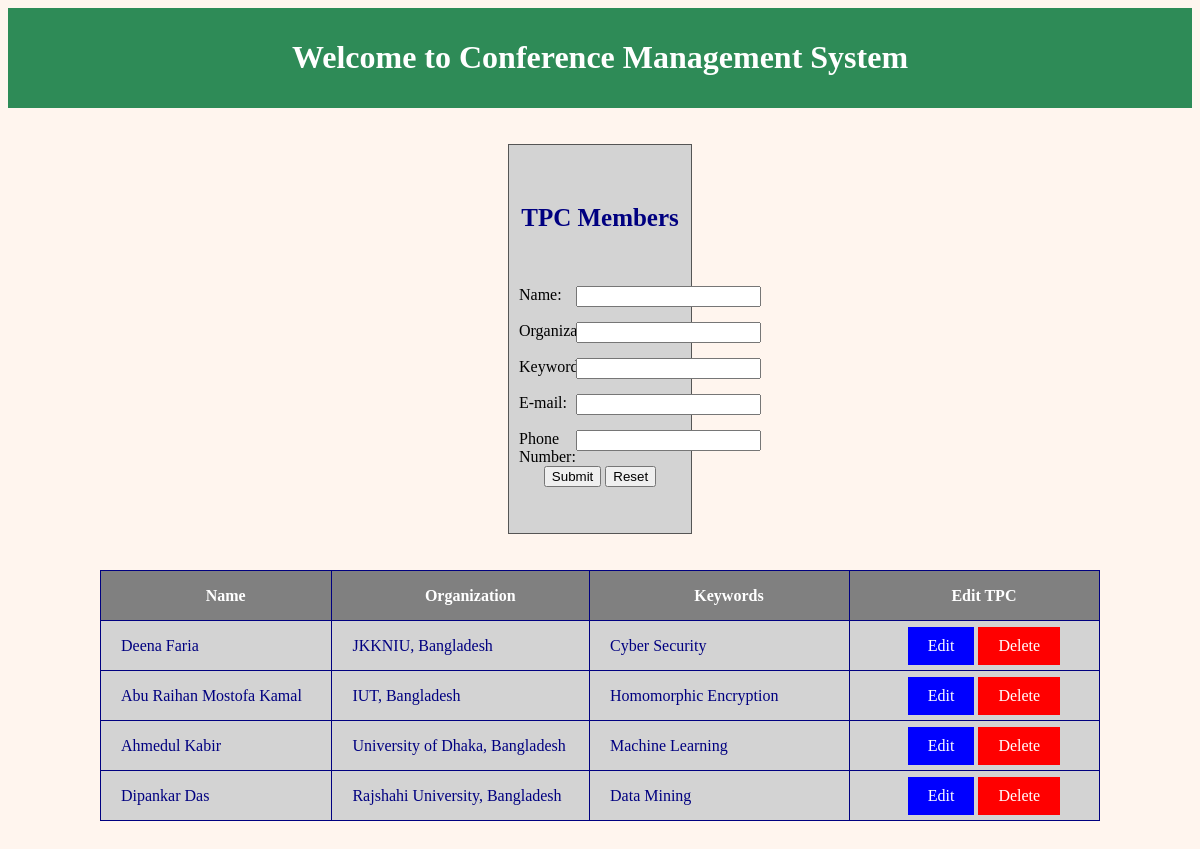
Page /Admin/tpc.php (signed in) on the committed database.
### tables this page shows
CREATE TABLE `tpc` (
  `id` int(10) NOT NULL,
  `name` varchar(255) NOT NULL,
  `org` varchar(255) NOT NULL,
  `keywords` varchar(255) NOT NULL,
  `email` varchar(255) NOT NULL,
  `phone` varchar(255) NOT NULL
);

### Admin/tpc.php (the view, shortened to what this page needs)
<?php
include("config.php");
?>
<html>
<head>
  <link rel="stylesheet" type="text/css" href="style.css" >
  <div class="header">
<h1>Welcome to Conference Management System</h1>
</div>
</head>
<body>
<br><br>
<center>
<div class="regi">
<center><strong><h3><span style="font-size:25px;">TPC Members</span></h3></strong></center><br><br>
<form action="tpc_action.php" method="post">
<div class="label">Name:        </div> <div class="input"><input type="text" name="name" required></div><br><br>
<div class="label">Organization:</div> <div class="input"><input type="text" name="org" required></div><br><br>
<div class="label">Keywords:</div> <div class="input"><input type="text" name="key" required></div><br><br>
<div class="label">E-mail:      </div> <div class="input"><input type="email" name="email" required></div><br><br>
<div class="label">Phone Number:</div> <div class="input"><input type="text" name="phone" pattern="(^([+]{1}[8]{2}|0088)?(01){1}[3-9]{1}\d{8})$" required></div><br><br>
<center><input type="submit" name="submit" value="Submit">
<input type="reset" value="Reset"></center>
</center>
<br><br>
<?php
$sql="select * from tpc";
$res=mysqli_query($conn,$sql);
echo "<center>";
echo "<table>";
echo "<tr>
<th> Name</th>
<th>Organization</th>
<th>Keywords</th>
<th>Edit TPC</th>
</th>";
while($row = mysqli_fetch_array($res))
{
echo "<tr>";
echo "<td>".$row['name']."</td>";
echo "<td>".$row['org']."</td>";
echo "<td>".$row['keywords']."</td>";
echo "<td>"."<center><a class='edit' href='edit_tpc.php?id=$row[id]'>Edit</a> <a class='delete' href='delete_tpc.php?id=$row[id]' onClick='return confirm(\"Are you sure you want to delete?\")'>Delete</a></center>"."</td>";
echo "</tr>";
}
echo "</table>";
echo "</center>";
echo "<br><br>";
?>
</body>
</html>

### Admin/style.css (style rules this page uses)
.header { background-color:SeaGreen; text-align:center; color:white; padding-top:10px; padding-left:10px; padding-right:10px; padding-bottom:10px; }
.regi { text-align:center; background-color:lightgray; margin-left:500px; margin-right:500px; padding-top:40px; padding-left:10px; padding-right:10px; padding-bottom:30px; border: 1px solid #555; }
.label { float:left; width:32%; text-align:left; margin-right:5px; }
.input { float:left; width:55%; }
h3 { color:navy; text-align:center; }
body { background-color:SeaShell; }
a.edit:link, a.edit:visited { background-color:blue; color:white; padding:10px 20px; text-align:center; text-decoration:none; display:inline-block; }
a.delete:link, a.delete:visited { background-color:red; color:white; padding:10px 20px; text-align:center; text-decoration:none; display:inline-block; }
table { border-collapse:collapse; width:50%; background-color:lightgray; }
table,th,td { border:1px solid navy; width:1000px; height:50px; padding-left:20px; color:navy; }
th { height:50px; background-color:gray; color:White; }

### rows in the picture
tpc: name "Deena Faria", org "JKKNIU, Bangladesh", keywords "Cyber Security"
tpc: name "Abu Raihan Mostofa Kamal", org "IUT, Bangladesh", keywords "Homomorphic Encryption"
tpc: name "Ahmedul Kabir", org "University of Dhaka, Bangladesh", keywords "Machine Learning"
tpc: name "Dipankar Das", org "Rajshahi University, Bangladesh", keywords "Data Mining"
